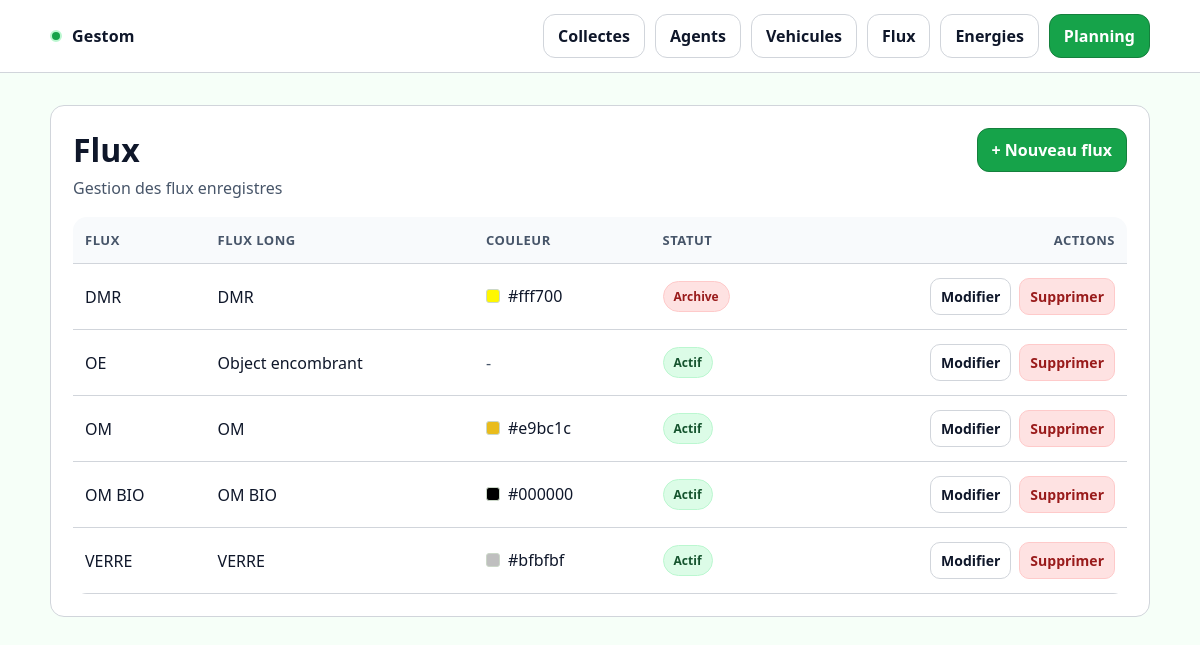
Before: /flux/ with the older database file.
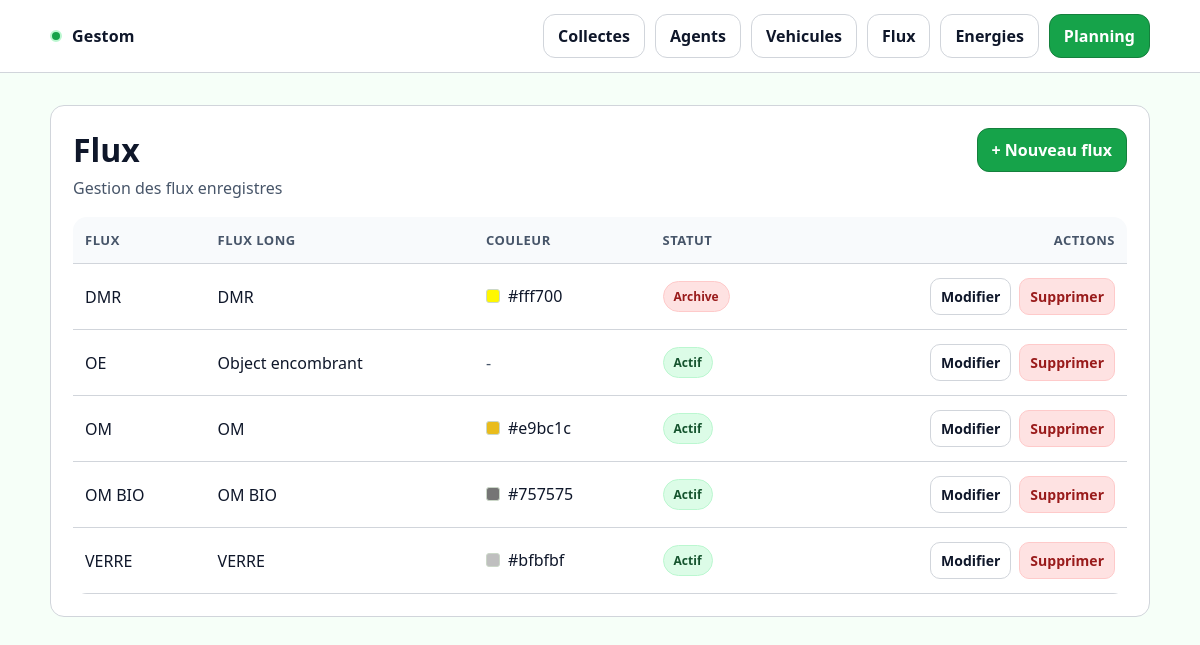
After: the same page with the newer database file.
### core/models.py (models this page shows, shortened)
class Flux(models.Model):
    id_flux = models.AutoField(primary_key=True)
    flux = models.CharField(max_length=150)
    flux_long = models.CharField(max_length=255)
    couleur_flux = models.CharField(max_length=50, blank=True)
    archive = models.BooleanField(default=False)
    class Meta:
        ordering = ["flux"]

### core/views.py (the view)
# urls.py: path("flux/", FluxListView.as_view(), name="flux_list"),
class FluxListView(ListView):
    model = Flux
    template_name = "core/flux_list.html"
    context_object_name = "fluxes"

### core/templates/core/flux_list.html (shortened to what this page needs)
{% extends "core/base.html" %}
{% block content %}
<div class="card">
  <div class="card__pad">
    <div class="header">
      <div>
        <h1 class="h1">Flux</h1>
        <p class="sub">Gestion des flux enregistres</p>
      </div>
      <a href="{% url 'core:flux_create' %}" class="btn btn--primary">
        + Nouveau flux
      </a>
    </div>
    <div class="table-wrap">
      <table class="table">
        <thead>
          <tr>
            <th>Flux</th>
            <th>Flux long</th>
            <th>Couleur</th>
            <th>Statut</th>
            <th class="right">Actions</th>
          </tr>
        </thead>
        <tbody>
          {% for f in object_list %}
          <tr>
            <td>{{ f.flux }}</td>
            <td>{{ f.flux_long }}</td>
            <td>
              {% if f.couleur_flux %}
                <span style="display:inline-flex;align-items:center;gap:8px;">
                  <span style="display:inline-block;width:14px;height:14px;border-radius:3px;border:1px solid #cbd7c8;background:{{ f.couleur_flux }};"></span>
                  <span>{{ f.couleur_flux }}</span>
                </span>
              {% else %}
                <span class="sub">-</span>
              {% endif %}
            </td>
            <td>
              {% if f.archive %}
                <span class="badge badge--low">Archive</span>
              {% else %}
                <span class="badge badge--ok">Actif</span>
              {% endif %}
            </td>
            <td class="right">
              <div class="actions">
                <a href="{% url 'core:flux_update' f.pk %}" class="btn btn--sm btn--ghost">Modifier</a>
                <a href="{% url 'core:flux_delete' f.pk %}" class="btn btn--sm btn--danger">Supprimer</a>
              </div>
            </td>
          </tr>
          {% empty %}
          <tr>
            <td colspan="4" class="sub">Aucun flux enregistre</td>
          </tr>
          {% endfor %}
        </tbody>
      </table>
    </div>
  </div>
</div>
{% endblock %}

### core/templates/core/base.html (shortened to what this page needs)
{% load static %}
<!doctype html>
<html lang="fr">
<head>
  <link rel="stylesheet" href="{% static 'core/styles.css' %}">
</head>
<body>
<header class="nav">
  <div class="container nav__inner">
    <a class="brand" href="{% url 'core:home' %}">
      <span class="brand__dot"></span>
      <span>Gestom</span>
    </a>
    <div class="nav__actions">
      <a class="btn btn--ghost" href="{% url 'core:collecte_list' %}">Collectes</a>
      <a class="btn btn--ghost" href="{% url 'core:agent_list' %}">Agents</a>
      <a class="btn btn--ghost" href="{% url 'core:vehicule_list' %}">Vehicules</a>
      <a class="btn btn--ghost" href="{% url 'core:flux_list' %}">Flux</a>
      <a class="btn btn--ghost" href="{% url 'core:energie_list' %}">Energies</a>
      <a class="btn btn--primary" href="{% url 'core:planning' %}">Planning</a>
    </div>
  </div>
</header>
<main class="main">
  <div class="container">
    {% block content %}{% endblock %}
  </div>
</main>
</body>
</html>

### core/static/core/styles.css (style rules this page uses)
:root { --bg: #f6fff8; --surface: #ffffff; --card: #ffffff; --text: #0f172a; --muted: #475569; --primary: #16a34a; --primary-2: #15803d; --success: #16a34a; --warning: #f59e0b; --danger: #dc2626; --border: #d1d5db; --shadow: none; --radius: 14px; --focus: #86efac; --overlay: #052e16; }
* { box-sizing: border-box; }
html,body { height: 100%; }
body { margin: 0; font-family: ui-sans-serif, system-ui, -apple-system, Segoe UI, Roboto, Arial, "Noto Sans", "Helvetica Neue", sans-serif; background: var(--bg); color: var(--text); }
a { color: inherit; text-decoration: none; }
.container { width: min(1100px, calc(100% - 32px)); margin: 0 auto; }
.nav { position: sticky; top: 0; z-index: 10; background: var(--surface); border-bottom: 1px solid var(--border); }
.nav__inner { display:flex; align-items:center; justify-content: space-between; gap: 12px; padding: 14px 0; }
.brand { display:flex; align-items:center; gap: 10px; font-weight: 700; letter-spacing: .2px; }
.brand__dot { width: 12px; height: 12px; border-radius: 999px; background: var(--primary); border: 2px solid #bbf7d0; }
.nav__actions { display:flex; gap: 10px; flex-wrap: wrap; }
.main { padding: 32px 0 60px; }
.card { background: var(--card); border: 1px solid var(--border); border-radius: var(--radius); box-shadow: none; }
.card__pad { padding: 22px; }
.header { display:flex; align-items:flex-start; justify-content: space-between; gap: 14px; margin-bottom: 18px; }
.h1 { font-size: 32px; margin: 0 0 6px; }
.sub { color: var(--muted); margin: 0; }
.btn { display:inline-flex; align-items:center; justify-content:center; gap: 8px; padding: 10px 14px; border-radius: 12px; border: 1px solid var(--border); background: #f0fdf4; color: var(--text); font-weight: 600; cursor: pointer; transition: transform .06s ease; }
.btn--primary { background: var(--primary); border-color: var(--primary-2); color: #ffffff; }
.btn--ghost { background: var(--surface); }
.btn--danger { background: #fee2e2; border-color: #fecaca; color: #991b1b; }
.btn--sm { padding: 8px 10px; border-radius: 10px; font-size: 14px; }
.table-wrap { overflow:auto; border-radius: var(--radius); }
.table { width: 100%; border-collapse: collapse; min-width: 620px; }
.table th, .table td { padding: 14px 12px; border-bottom: 1px solid var(--border); text-align: left; }
.table th { color: var(--muted); font-weight: 700; font-size: 13px; letter-spacing: .5px; text-transform: uppercase; background: #f8fafc; }
.table .right { text-align: right; }
.actions { display:flex; justify-content:flex-end; gap: 8px; flex-wrap: wrap; }
.badge { display:inline-flex; align-items:center; padding: 6px 10px; border-radius: 999px; font-weight: 700; font-size: 12px; border: 1px solid var(--border); }
.badge--ok { background: #dcfce7; border-color: #bbf7d0; color: #14532d; }
.badge--low { background: #fee2e2; border-color: #fecaca; color: #991b1b; }

Changed rows visible on the page:
changed Flux "OM BIO": couleur_flux "#000000" → "#757575"
